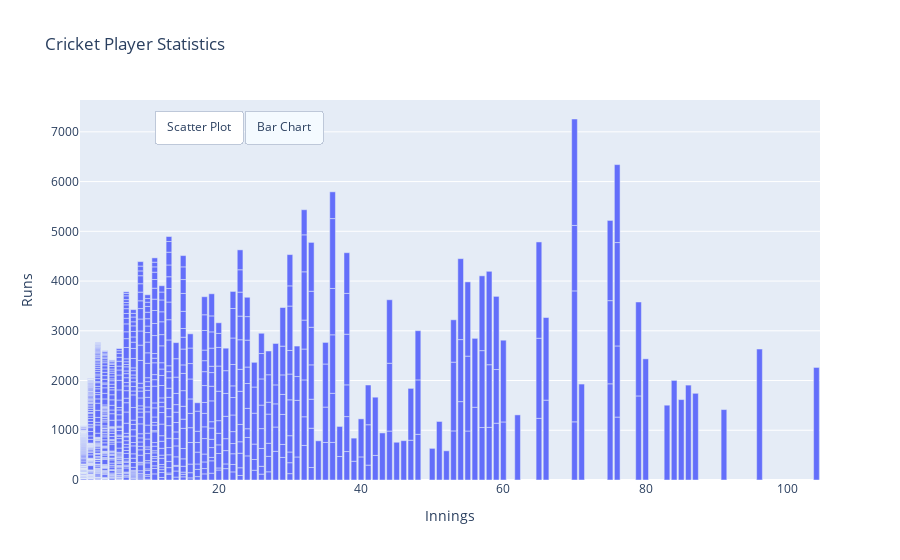

The code cell stored with this chart in its notebook:
### Code cell
# Button that changes scatterplot to bar graph

fig = px.scatter(cricket,\
                 x = "Innings",\
                 y = "Runs",\
                 hover_name = "Player",\
                 hover_data = ["Average", "Country"],\
                 height = 500,\
                 title = "Cricket Player Statistics" )

df_india = cricket[cricket['Country'] == 'INDIA']

fig.update_layout(
    updatemenus=[
        dict(
            type = "buttons",
            buttons = list([
                dict(
                    args=["type", "scatter"],
                    label="Scatter Plot",
                    method="restyle"
                ),
                dict(
                    args=["type", "bar"],
                    label="Bar Chart",
                    method="restyle"
                )
            ]),
            direction = "left",
            pad={"r": 10, "t": 10},
            showactive=True,
            x=0.1,
            xanchor="left",
            y=1,
            yanchor="top"
        ),
    ]
)


fig.show()

### Figure 1 — Plotly figure (JSON) as saved in the notebook; plotly's stock layout.template omitted (floating-point values rounded to 4 significant figures; data arrays with more than 128 entries replaced by an {"elided": "..."} marker saying what was removed)
{"data": [{"customdata": {"elided": "1110x2 mixed values"}, "hovertemplate": "<b>%{hovertext}</b><br><br>Innings=%{x}<br>Runs=%{y}<br>Average=%{customdata[0]}<br>Country=%{customdata[1]}<extra></extra>", "hovertext": {"elided": "1110 str values"}, "legendgroup": "", "marker": {"color": "#636efa", "symbol": "circle"}, "mode": "markers", "name": "", "showlegend": false, "type": "bar", "x": {"elided": "1110 int values"}, "xaxis": "x", "y": {"elided": "1110 int values"}, "yaxis": "y"}], "layout": {"autosize": true, "legend": {"tracegroupgap": 0}, "title": {"text": "Cricket Player Statistics"}, "updatemenus": [{"active": 1, "buttons": [{"args": ["type", "scatter"], "label": "Scatter Plot", "method": "restyle"}, {"args": ["type", "bar"], "label": "Bar Chart", "method": "restyle"}], "direction": "left", "pad": {"r": 10, "t": 10}, "showactive": true, "type": "buttons", "x": 0.1, "xanchor": "left", "y": 1, "yanchor": "top"}], "xaxis": {"anchor": "y", "autorange": true, "domain": [0, 1], "range": [0.5, 104.5], "title": {"text": "Innings"}, "type": "linear"}, "yaxis": {"anchor": "x", "autorange": true, "domain": [0, 1], "range": [0, 7640], "title": {"text": "Runs"}, "type": "linear"}}}
